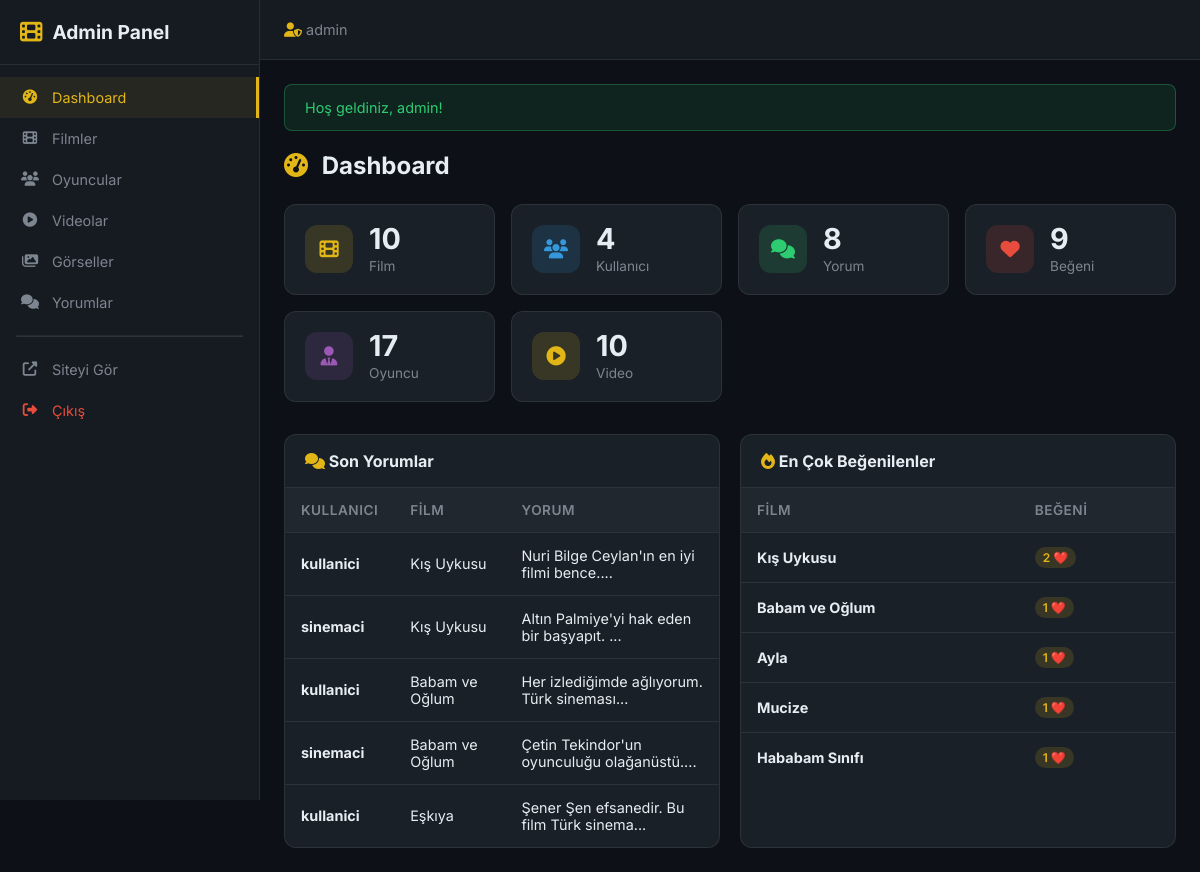
/admin/index.php (signed in), run on the app's committed database.
### tables this page shows
CREATE TABLE `comments` (
  `id` INTEGER PRIMARY KEY AUTOINCREMENT,
  `user_id` INT NOT NULL,
  `movie_id` INT NOT NULL,
  `content` TEXT NOT NULL,
  `created_at` DATETIME NOT NULL DEFAULT CURRENT_TIMESTAMP,
  FOREIGN KEY (`user_id`) REFERENCES `users`(`id`) ON DELETE CASCADE,
  FOREIGN KEY (`movie_id`) REFERENCES `movies`(`id`) ON DELETE CASCADE
);

CREATE TABLE `users` (
  `id` INTEGER PRIMARY KEY AUTOINCREMENT,
  `username` VARCHAR(50) NOT NULL UNIQUE,
  `email` VARCHAR(100) NOT NULL UNIQUE,
  `password` VARCHAR(255) NOT NULL,
  `role` TEXT NOT NULL DEFAULT 'user',
  `avatar` VARCHAR(255) DEFAULT NULL,
  `created_at` DATETIME NOT NULL DEFAULT CURRENT_TIMESTAMP
);

CREATE TABLE `movies` (
  `id` INTEGER PRIMARY KEY AUTOINCREMENT,
  `title` VARCHAR(255) NOT NULL,
  `year` INTEGER NOT NULL,
  `description` TEXT NOT NULL,
  `poster_url` VARCHAR(500) DEFAULT NULL,
  `cover_url` VARCHAR(500) DEFAULT NULL,
  `director` VARCHAR(100) DEFAULT NULL,
  `genre` VARCHAR(100) DEFAULT NULL,
  `duration` INT DEFAULT NULL ,
  `created_at` DATETIME NOT NULL DEFAULT CURRENT_TIMESTAMP,
  `updated_at` DATETIME DEFAULT NULL 
);

### admin/index.php (the view, shortened to what this page needs)
<?php
require_once __DIR__ . '/includes/admin_header.php';
$stats = [];
$stats['movies'] = $pdo->query("SELECT COUNT(*) FROM movies")->fetchColumn();
$stats['users'] = $pdo->query("SELECT COUNT(*) FROM users")->fetchColumn();
$stats['comments'] = $pdo->query("SELECT COUNT(*) FROM comments")->fetchColumn();
$stats['likes'] = $pdo->query("SELECT COUNT(*) FROM likes")->fetchColumn();
$stats['actors'] = $pdo->query("SELECT COUNT(*) FROM actors")->fetchColumn();
$stats['videos'] = $pdo->query("SELECT COUNT(*) FROM movie_videos")->fetchColumn();
$stmt = $pdo->query("
    SELECT c.*, u.username, m.title as movie_title
    FROM comments c
    INNER JOIN users u ON c.user_id = u.id
    INNER JOIN movies m ON c.movie_id = m.id
    ORDER BY c.created_at DESC
    LIMIT 5
");
$recent_comments = $stmt->fetchAll();
$stmt = $pdo->query("
    SELECT m.title, COUNT(l.id) as like_count
    FROM movies m
    LEFT JOIN likes l ON m.id = l.movie_id
    GROUP BY m.id
    ORDER BY like_count DESC
    LIMIT 5
");
$top_movies = $stmt->fetchAll();
?>
<div class="admin-page-header">
    <h1><i class="fas fa-tachometer-alt"></i> Dashboard</h1>
</div>
<div class="admin-stats">
    <div class="admin-stat-card">
        <div class="admin-stat-icon gold"><i class="fas fa-film"></i></div>
        <div class="admin-stat-info">
            <h3><?= $stats['movies'] ?></h3>
            <p>Film</p>
        </div>
    </div>
    <div class="admin-stat-card">
        <div class="admin-stat-icon blue"><i class="fas fa-users"></i></div>
        <div class="admin-stat-info">
            <h3><?= $stats['users'] ?></h3>
            <p>Kullanıcı</p>
        </div>
    </div>
    <div class="admin-stat-card">
        <div class="admin-stat-icon green"><i class="fas fa-comments"></i></div>
        <div class="admin-stat-info">
            <h3><?= $stats['comments'] ?></h3>
            <p>Yorum</p>
        </div>
    </div>
    <div class="admin-stat-card">
        <div class="admin-stat-icon red"><i class="fas fa-heart"></i></div>
        <div class="admin-stat-info">
            <h3><?= $stats['likes'] ?></h3>
            <p>Beğeni</p>
        </div>
    </div>
    <div class="admin-stat-card">
        <div class="admin-stat-icon purple"><i class="fas fa-user-tie"></i></div>
        <div class="admin-stat-info">
            <h3><?= $stats['actors'] ?></h3>
            <p>Oyuncu</p>
        </div>
    </div>
    <div class="admin-stat-card">
        <div class="admin-stat-icon gold"><i class="fas fa-play-circle"></i></div>
        <div class="admin-stat-info">
            <h3><?= $stats['videos'] ?></h3>
            <p>Video</p>
        </div>
    </div>
</div>
<div style="display: grid; grid-template-columns: 1fr 1fr; gap: 20px;">
    <div class="admin-table-wrapper">
        <div style="padding: 16px 20px; border-bottom: 1px solid var(--admin-border);">
            <h3 style="font-size: 1rem;"><i class="fas fa-comments" style="color: var(--admin-accent);"></i> Son Yorumlar</h3>
        </div>
        <table class="admin-table">
            <thead>
                <tr><th>Kullanıcı</th><th>Film</th><th>Yorum</th></tr>
            </thead>
            <tbody>
                <?php foreach ($recent_comments as $c): ?>
                    <tr>
                        <td><strong><?= e($c['username']) ?></strong></td>
                        <td><?= e(truncate($c['movie_title'], 20)) ?></td>
                        <td><?= e(truncate($c['content'], 40)) ?></td>
                    </tr>
                <?php endforeach; ?>
            </tbody>
        </table>
    </div>
    <div class="admin-table-wrapper">
        <div style="padding: 16px 20px; border-bottom: 1px solid var(--admin-border);">
            <h3 style="font-size: 1rem;"><i class="fas fa-fire" style="color: var(--admin-accent);"></i> En Çok Beğenilenler</h3>
        </div>
        <table class="admin-table">
            <thead>
                <tr><th>Film</th><th>Beğeni</th></tr>
            </thead>
            <tbody>
                <?php foreach ($top_movies as $tm): ?>
                    <tr>
                        <td><strong><?= e($tm['title']) ?></strong></td>
                        <td><span class="badge badge-gold"><?= $tm['like_count'] ?> ❤️</span></td>
                    </tr>
                <?php endforeach; ?>
            </tbody>
        </table>
    </div>
</div>
<?php require_once __DIR__ . '/includes/admin_footer.php'; ?>

### assets/css/admin.css (style rules this page uses)
:root { --admin-sidebar-width: 260px; --admin-bg: #0d1117; --admin-sidebar-bg: #161b22; --admin-card-bg: #1a2028; --admin-border: rgba(255,255,255,0.08); --admin-accent: #e2b616; --admin-text: #e6edf3; --admin-text-muted: #7d8590; }
* { margin: 0; padding: 0; box-sizing: border-box; }
body.admin-body { font-family: 'Inter', sans-serif; background: var(--admin-bg); color: var(--admin-text); min-height: 100vh; }
.admin-page-header { display: flex; align-items: center; justify-content: space-between; margin-bottom: 24px; flex-wrap: wrap; gap: 12px; }
.admin-page-header h1 { font-size: 1.5rem; font-weight: 700; }
.admin-page-header h1 i { color: var(--admin-accent); margin-right: 8px; }
.admin-stats { display: grid; grid-template-columns: repeat(auto-fit, minmax(200px, 1fr)); gap: 16px; margin-bottom: 32px; }
.admin-stat-card { background: var(--admin-card-bg); border: 1px solid var(--admin-border); border-radius: 12px; padding: 20px; display: flex; align-items: center; gap: 16px; }
.admin-stat-icon { width: 48px; height: 48px; border-radius: 12px; display: flex; align-items: center; justify-content: center; font-size: 1.2rem; }
.admin-stat-icon.gold { background: rgba(226,182,22,0.15); color: #e2b616; }
.admin-stat-icon.red { background: rgba(231,76,60,0.15); color: #e74c3c; }
.admin-stat-icon.blue { background: rgba(52,152,219,0.15); color: #3498db; }
.admin-stat-icon.green { background: rgba(46,204,113,0.15); color: #2ecc71; }
.admin-stat-icon.purple { background: rgba(155,89,182,0.15); color: #9b59b6; }
.admin-stat-info h3 { font-size: 1.8rem; font-weight: 700; line-height: 1; }
.admin-stat-info p { font-size: 0.85rem; color: var(--admin-text-muted); margin-top: 4px; }
.admin-table-wrapper { background: var(--admin-card-bg); border: 1px solid var(--admin-border); border-radius: 12px; overflow: hidden; }
.admin-table { width: 100%; border-collapse: collapse; }
.admin-table th { padding: 14px 16px; text-align: left; font-size: 0.85rem; font-weight: 600; color: var(--admin-text-muted); text-transform: uppercase; letter-spacing: 0.5px; background: rgba(255,255,255,0.03); border-bottom: 1px solid var(--admin-border); }
.admin-table td { padding: 14px 16px; font-size: 0.9rem; border-bottom: 1px solid var(--admin-border); vertical-align: middle; }
.admin-table tr:last-child td { border-bottom: none; }
.badge { display: inline-block; padding: 3px 8px; border-radius: 50px; font-size: 0.75rem; font-weight: 600; }
.badge-gold { background: rgba(226,182,22,0.15); color: #e2b616; }

### data on the page
comments: user.username "kullanici", movie.title "Kış Uykusu", content "Nuri Bilge Ceylan'ın en iyi filmi bence...."
comments: user.username "sinemaci", movie.title "Kış Uykusu", content "Altın Palmiye'yi hak eden bir başyapıt. ..."
comments: user.username "kullanici", movie.title "Babam ve Oğlum", content "Her izlediğimde ağlıyorum. Türk sineması..."
comments: user.username "sinemaci", movie.title "Babam ve Oğlum", content "Çetin Tekindor'un oyunculuğu olağanüstü...."
comments: user.username "kullanici", movie.title "Eşkıya", content "Şener Şen efsanedir. Bu film Türk sinema..."

### other printed values
$_SESSION['username'] "admin"
$_SESSION['flash_success'] "Hoş geldiniz, admin!"
$stats['movies'] "10"
$stats['users'] "4"
$stats['comments'] "8"
$stats['likes'] "9"
$stats['actors'] "17"
$stats['videos'] "10"
$tm['title'] "Kış Uykusu"
$tm['like_count'] "2"
$tm['title'] "Babam ve Oğlum"
$tm['like_count'] "1"
$tm['title'] "Ayla"
$tm['title'] "Mucize"
$tm['title'] "Hababam Sınıfı"
